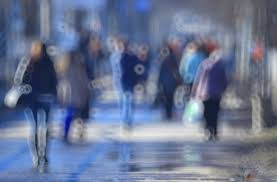
#> input picture custom-test-images/blurry.jpg, 277 x 182 px
$ jupyter execute blur.ipynb   (older library calls are emulated)
#> lines starting #> are read from the running program, lines starting #| are printed output that depends on the picture; long printed decimals are rounded
[cell 1]
from imutils import paths
import cv2
import sys

def variance_of_laplacian(image):
	# compute the Laplacian of the image and then return the focus
	# measure, which is simply the variance of the Laplacian
	return cv2.Laplacian(image, cv2.CV_64F).var()

[cell 2]
imagePath = "custom-test-images/blurry.jpg"
image = cv2.imread(imagePath)
#> image is the input picture: shape (182, 277, 3); mean B, G, R 145.3, 115.9, 103.9
gray = cv2.cvtColor(image, cv2.COLOR_BGR2GRAY)
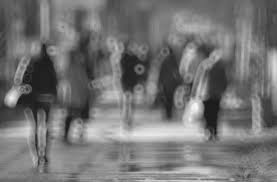
#> gray: shape (182, 277); min 17, max 248, mean 115.7
fm = variance_of_laplacian(gray)
#> fm = 182.1
threshold = 600

if fm > threshold:
    text = imagePath+" - Not Blurry: "+str(fm)
    print(imagePath+" - Not Blurry: "+str(fm))

if fm < threshold:
    text = imagePath+" - Blurry: "+str(fm)
    print(imagePath+" - Blurry: "+str(fm))
#| custom-test-images/blurry.jpg - Blurry: 182.094
